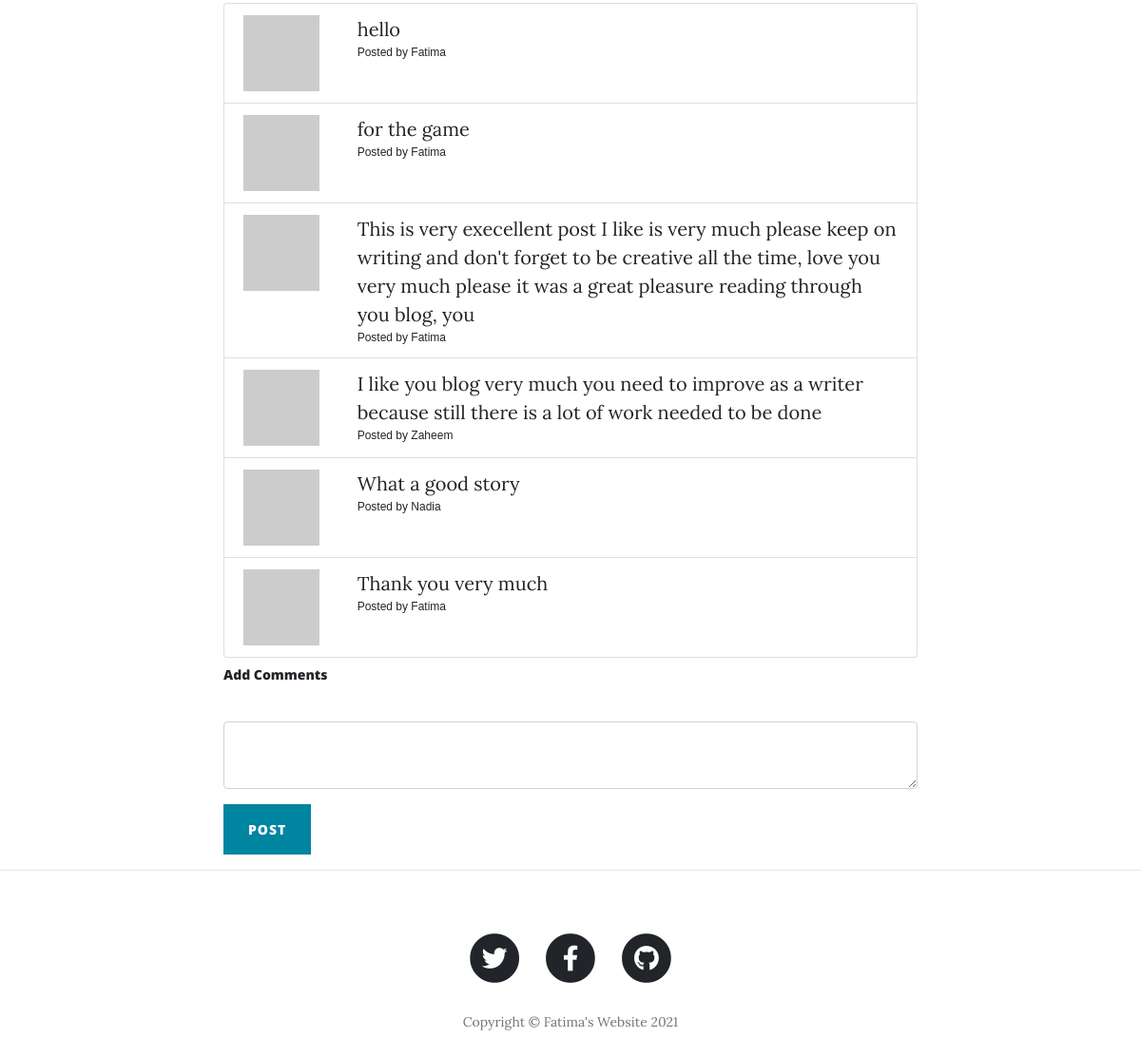
Before: /post/1 (lower part) with the older database file.
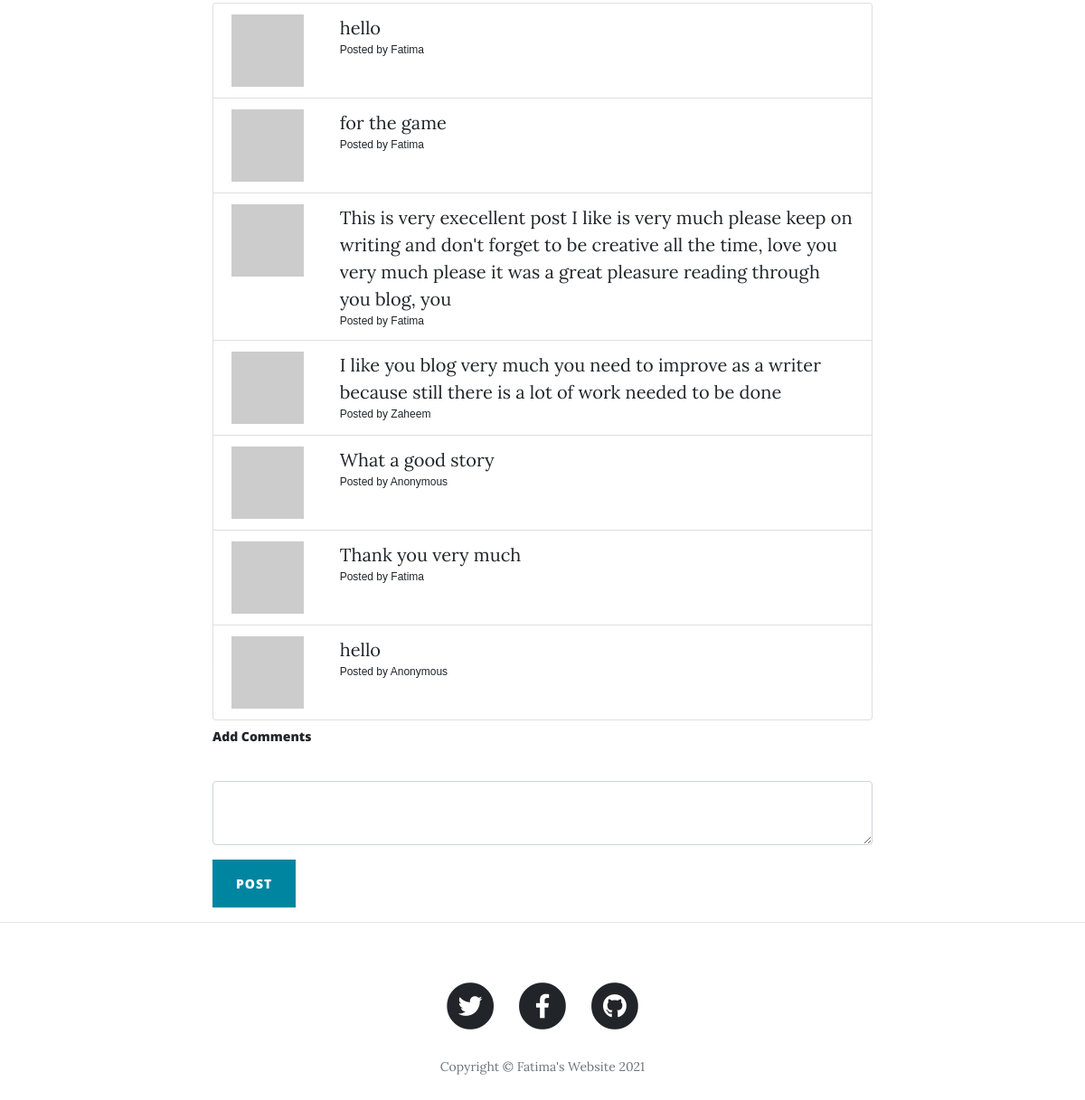
After: the same page with the newer database file.
### main.py (models this page shows)
class Comment(db.Model):
    __tablename__ = "comments"
    id = db.Column(db.Integer, primary_key=True)
    post_id = db.Column(db.Integer, db.ForeignKey("blog_posts.id"))
    author_id = db.Column(db.Integer, db.ForeignKey("users.id"))
    parent_post = relationship("BlogPost", back_populates="comments")
    comment_author = relationship("User", back_populates="comments")
    text = db.Column(db.Text, nullable=False)

class User(UserMixin, db.Model):
    __tablename__ = "users"
    id = db.Column(db.Integer, primary_key=True)
    email = db.Column(db.String(100), unique=True)
    password = db.Column(db.String(100))
    name = db.Column(db.String(100))
    posts = relationship("BlogPost", back_populates="author")
    comments = relationship("Comment", back_populates="comment_author")

### main.py (the view, shortened to what this page needs)
@app.route("/post/<int:post_id>", methods=['GET', 'POST'])
def show_post(post_id):
    requested_post = BlogPost.query.get(post_id)
    previous_comments = Comment.query.filter_by(post_id=requested_post.id).all()
    comments_form = CreateCommentsForm()
    print(f"previous_comment={previous_comments}")
    return render_template("post.html", form=comments_form, post=requested_post, pre_comments=previous_comments)

### forms.py
class CreateCommentsForm(FlaskForm):
    comments = CKEditorField("", validators=[DataRequired()])
    submit = SubmitField("Post")

### templates/post.html (shortened to what this page needs)
{% include "header.html" %}
{% import "bootstrap/wtf.html" as wtf %}
  <article>
    <div class="container">
      <div class="row">
        <div class="col-lg-8 col-md-10 mx-auto">
              <ul class="list-group">
                {% if pre_comments %}
                {% for comments in pre_comments %}
                    <li class="list-group-item">
                        <div class="commentText">
                            <div class="row">
                                <div class="col-md-2">
                                    <img src="{{ comments.comment_author.email | gravatar }}">
                                </div>
                                <div class="col-md-10">
                                    <p class="post-meta">
                                        {{comments.text|safe}}
                                        <p class="postedBy">
                                            Posted by {{comments.comment_author.name|safe}}
                                        </p>
                                    </p>
                                </div>
                            </div>
                        </div>
                    </li>
                {% endfor %}
                {% endif %}
              </ul>
                    <h2 class="commentsHeading">Add Comments</h2>
                    <div class="commentText">
                          {{ wtf.quick_form(form, novalidate=True, button_map={"submit": "primary"}) }}
                    </div>
            </div>
          </div>
      </div>
  </article>
  <hr>
{% include "footer.html" %}

### templates/header.html (shortened to what this page needs)
<!DOCTYPE html>
<html lang="en">
<head>
  <link href="{{ url_for('static', filename='vendor/bootstrap/css/bootstrap.min.css') }}" rel="stylesheet">
  <link href="{{ url_for('static', filename='vendor/fontawesome-free/css/all.min.css')}}" rel="stylesheet" type="text/css">
  <link href="{{ url_for('static', filename='css/clean-blog.min.css')}}" rel="stylesheet">
    <link href="{{ url_for('static', filename='css/MyCSS.css')}}" rel="stylesheet">
</head>
<body>

### templates/footer.html (shortened to what this page needs)
  <footer>
    <div class="container">
      <div class="row">
        <div class="col-lg-8 col-md-10 mx-auto">
          <ul class="list-inline text-center">
            <li class="list-inline-item">
              <a href="#">
                <span class="fa-stack fa-lg">
                  <i class="fas fa-circle fa-stack-2x"></i>
                  <i class="fab fa-twitter fa-stack-1x fa-inverse"></i>
                </span>
              </a>
            </li>
            <li class="list-inline-item">
              <a href="https://www.facebook.com/profile.php?id=100070076086205">
                <span class="fa-stack fa-lg">
                  <i class="fas fa-circle fa-stack-2x"></i>
                  <i class="fab fa-facebook-f fa-stack-1x fa-inverse"></i>
                </span>
              </a>
            </li>
            <li class="list-inline-item">
              <a href="https://github.com/FatimaZ111">
                <span class="fa-stack fa-lg">
                  <i class="fas fa-circle fa-stack-2x"></i>
                  <i class="fab fa-github fa-stack-1x fa-inverse"></i>
                </span>
              </a>
            </li>
          </ul>
          <p class="copyright text-muted">Copyright &copy; Fatima's Website 2021</p>
        </div>
      </div>
    </div>
  </footer>
</body>
</html>

### static/css/MyCSS.css (style rules this page uses)
.commentsHeading { margin : 10px 0px; font-size: 14px; }
.postedBy { font-family: 'Ceveat', cursive, arial; font-size:12px; }

Changed rows visible on the page:
changed through a linked row, Comment "What a good story": comment_author.name "Nadia" → "Anonymous"
added Comment: text "hello", comment_author.name "Anonymous"
